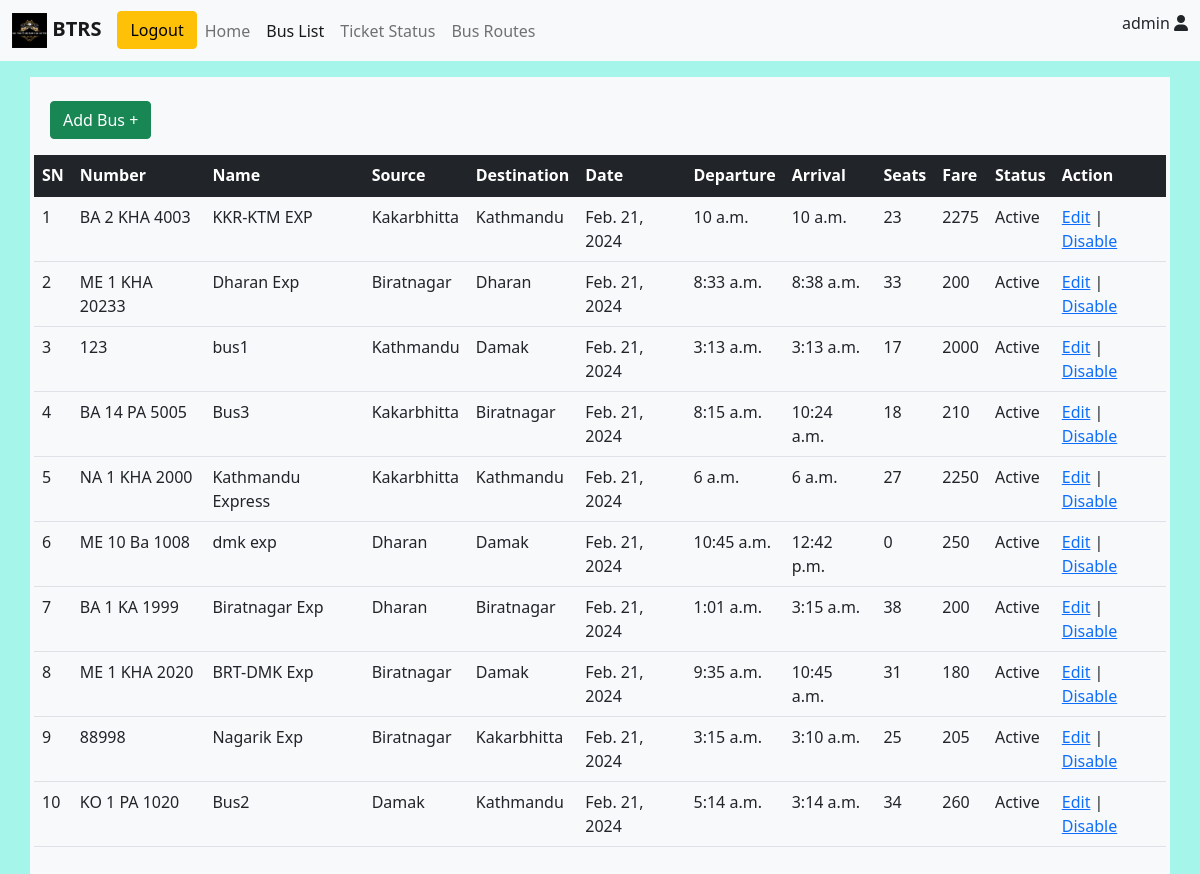
/buslist (signed in), run on the app's committed database.
### bms/models.py (models this page shows, shortened)
class Vehicle(models.Model):
    name = models.CharField(max_length=50)
    vehicle_number = models.CharField(max_length=15, unique=True)
    source = models.ForeignKey(busRoute, on_delete=models.CASCADE,default=1, related_name='sourceid')
    destination = models.ForeignKey(busRoute, on_delete=models.CASCADE,default=1, related_name='destinationid')
    date = models.DateField(null=True)
    v_status = models.BooleanField(default=True)
    departure = models.TimeField(null=True, blank=True)
    arrive = models.TimeField(null=True, blank=True)
    available_seats = models.IntegerField(default=25)
    booked_seats = models.IntegerField(default=0)
    price = models.IntegerField(default=20)
    updated = models.DateTimeField(auto_now=True)
    created = models.DateTimeField(auto_now_add=True)
    class Meta:
        ordering = ['-updated', '-created']

class busRoute(models.Model):
    name = models.CharField(max_length=100, unique=True)
    updated = models.DateTimeField(auto_now=True)
    created = models.DateTimeField(auto_now_add=True)
    def __str__(self):
        return self.name

### bms/views.py (the view)
# urls.py: path('buslist', views.busList, name='busList'),
@login_required(login_url='loginUser')
def busList(request):
    vehicles = Vehicle.objects.all()
    successMessages = messages.get_messages(request)
    context = {'vehicles':vehicles, 'messages':successMessages}
    return render(request, 'bms/busList.html', context)

### bms/templates/bms/buslist.html (shortened to what this page needs)
{% extends 'main.html' %}
{% block navItem %}
            <li class="nav-item">
              <a class="nav-link " aria-current="page" href="{% url 'home' %}">Home</a>
            </li>
            <li class="nav-item">
              <a class="nav-link active" href="{% url 'busList' %}">Bus List</a>
            </li>
            <li class="nav-item">
              <a class="nav-link" href="{% url 'ticketStatus' %}">Ticket Status</a>
            </li>
            <li class="nav-item">
              <a class="nav-link" href="{% url 'busRoutes' %}">Bus Routes</a>
            </li>
{% endblock navItem %}
{% block content %}
<section>
  <div class="container mt-3 bg-light py-4 px-1">
    {% if request.user.is_superuser %}
    <div class="">
      <a href="{% url 'addBus' %}"> <button type="button" class="btn btn-success mx-3">Add Bus +</button> </a>
    </div>
    {% endif %}
  <table class="table mt-3">
    <thead class="table-dark">
      <tr>
        <th>SN</th>
        <th>Number</th>
        <th>Name</th>
        <th>Source</th>
        <th>Destination</th>
        <th>Date</th>
        <th>Departure</th>
        <th>Arrival</th>
        <th>Seats</th>
        <th>Fare</th>
        <th>Status</th>
        {% if request.user.is_superuser %}
        <th>Action</th>
      {% endif %}
      </tr>
    </thead>
    <tbody>
      {% for vehicle in vehicles %}
      <tr>
        <td>{{ forloop.counter }}</td>
        <td>{{ vehicle.vehicle_number }}</td>
        <td>{{ vehicle.name }}</td>
        <td>{{ vehicle.source }}</td>
        <td>{{ vehicle.destination }}</td>
        <td>{{ vehicle.date }}</td>
        <td>{{ vehicle.departure }}</td>
        <td>{{ vehicle.arrive }}</td>
        <td>{{ vehicle.available_seats }}</td>
        <td>{{ vehicle.price }}</td>
        {% if vehicle.v_status == True %}
          <td> Active </td>
          {% else %}
          <td>Disabled</td>
        {% endif %}
        {% if request.user.is_superuser %}
            <td><a href="{% url 'editBus' vehicle.id %}">Edit</a> |
            {% if vehicle.v_status == True %}
            <a href="{% url 'disableBus' vehicle.id %}">Disable</a>
            {% else %}
            <a href="{% url 'enableBus' vehicle.id %}">Enable</a>
            {% endif %}</td>
          {% endif %}
      </tr>
      {% endfor %}
    </tbody>
  </table>
</div>
</section>
{% endblock content %}

### bms/templates/main.html (shortened to what this page needs)
<!DOCTYPE html>
<html lang="en">
  <head>
    <link
      rel="stylesheet"
      href="path/to/font-awesome/css/font-awesome.min.css"
    />
    <link rel="stylesheet" href="https://cdnjs.cloudflare.com/ajax/libs/font-awesome/6.0.0-beta3/css/all.min.css">
    <link
      href="https://cdn.jsdelivr.net/npm/bootstrap@5.1.3/dist/css/bootstrap.min.css"
      rel="stylesheet"
    />
  </head>
  <body style="background-color: #a5f5eb;">
    {% load static %}
    {% block navbar %}
    <nav class="navbar navbar-expand-lg navbar-light bg-light">
      <div class="container-fluid">
        <a class="navbar-brand" href="#">
          <img src="{% static 'assets/logo.jpeg' %}" alt="logo" height="35px" width="35px"/>
          <b >BTRS</b>
        </a>
        <div class="collapse navbar-collapse" id="navbarNav">
          <ul class="navbar-nav">
            {% if request.user.is_authenticated %}
            <li>
              <a href="{% url 'logout' %}"
                ><button type="button" class="btn btn-warning">Logout</button></a
              >
            </li>
            {% else %}
            <li>
              <a href="{% url 'loginUser' %}">
                <button type="button" class="btn btn-success">Login</button>
              </a>
            </li>
            {% endif %}
            {% block navItem %}{% endblock navItem %}
          </ul>
        </div>
        <div>
          {% if user.is_authenticated %}
            <p> {{ user.username }} <i class="fa fa-user"></i></p>
        {% endif %}
        </div>
      </div>
    </nav> {% endblock %}
    {% block content %}{% endblock %}
  </body>
</html>

### data on the page
Vehicle: vehicle_number "BA 2 KHA 4003", name "KKR-KTM EXP", source "Kakarbhitta", destination "Kathmandu", date "Feb. 21, 2024", departure "10 a.m.", arrive "10 a.m.", available_seats "23", price "2275", v_status "Active"
Vehicle: vehicle_number "ME 1 KHA 20233", name "Dharan Exp", source "Biratnagar", destination "Dharan", date "Feb. 21, 2024", departure "8:33 a.m.", arrive "8:38 a.m.", available_seats "33", price "200", v_status "Active"
Vehicle: vehicle_number "123", name "bus1", source "Kathmandu", destination "Damak", date "Feb. 21, 2024", departure "3:13 a.m.", arrive "3:13 a.m.", available_seats "17", price "2000", v_status "Active"
Vehicle: vehicle_number "BA 14 PA 5005", name "Bus3", source "Kakarbhitta", destination "Biratnagar", date "Feb. 21, 2024", departure "8:15 a.m.", arrive "10:24 a.m.", available_seats "18", price "210", v_status "Active"
Vehicle: vehicle_number "NA 1 KHA 2000", name "Kathmandu Express", source "Kakarbhitta", destination "Kathmandu", date "Feb. 21, 2024", departure "6 a.m.", arrive "6 a.m.", available_seats "27", price "2250", v_status "Active"
Vehicle: vehicle_number "ME 10 Ba 1008", name "dmk exp", source "Dharan", destination "Damak", date "Feb. 21, 2024", departure "10:45 a.m.", arrive "12:42 p.m.", available_seats "0", price "250", v_status "Active"
Vehicle: vehicle_number "BA 1 KA 1999", name "Biratnagar Exp", source "Dharan", destination "Biratnagar", date "Feb. 21, 2024", departure "1:01 a.m.", arrive "3:15 a.m.", available_seats "38", price "200", v_status "Active"
Vehicle: vehicle_number "ME 1 KHA 2020", name "BRT-DMK Exp", source "Biratnagar", destination "Damak", date "Feb. 21, 2024", departure "9:35 a.m.", arrive "10:45 a.m.", available_seats "31", price "180", v_status "Active"
Vehicle: vehicle_number "88998", name "Nagarik Exp", source "Biratnagar", destination "Kakarbhitta", date "Feb. 21, 2024", departure "3:15 a.m.", arrive "3:10 a.m.", available_seats "25", price "205", v_status "Active"
Vehicle: vehicle_number "KO 1 PA 1020", name "Bus2", source "Damak", destination "Kathmandu", date "Feb. 21, 2024", departure "5:14 a.m.", arrive "3:14 a.m.", available_seats "34", price "260", v_status "Active"

### other printed values
{{ user.username }} "admin"
